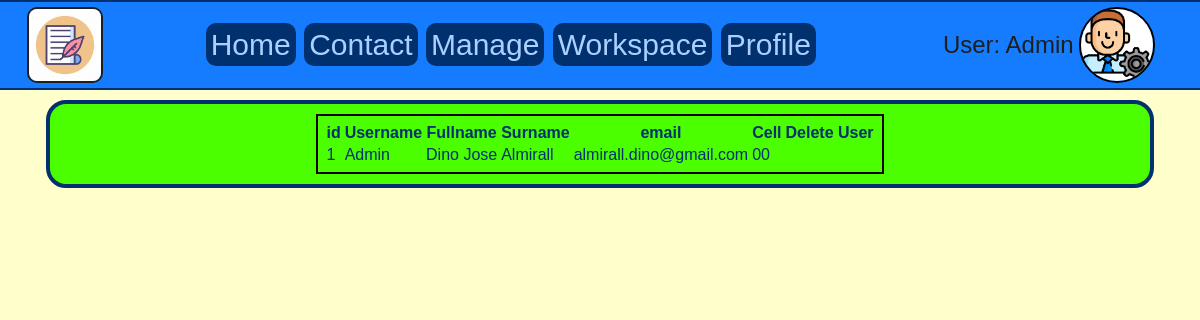
The page /profiles/Admin/manage.php (signed in) on the database its author committed.
### tables this page shows
CREATE TABLE `users` (
  `id` int(11) NOT NULL,
  `username` tinytext NOT NULL,
  `fullname` tinytext DEFAULT NULL,
  `surname` tinytext NOT NULL,
  `DOB` date DEFAULT NULL,
  `email` tinytext NOT NULL,
  `cell` varchar(15) DEFAULT NULL,
  `password` longtext NOT NULL,
  `bio` text DEFAULT NULL,
  `profile_img` tinytext DEFAULT NULL,
  `last_read` tinytext NOT NULL,
  `last_chapter` tinytext NOT NULL,
  `line_space` int(11) NOT NULL DEFAULT 0,
  `font_size` int(11) NOT NULL DEFAULT 14
);

### profiles/Admin/manage.php (the view, shortened to what this page needs)
<?php
  require "../../includes/dbh.inc.php";
  if (isset($_SESSION['WRITERname'])) {$user = $_SESSION['WRITERname'];}
?>
<!DOCTYPE html>
<html>
  <head>
    <link rel="stylesheet" href="../../css/contacts.css">
    <link rel="stylesheet" href="../../css/general.css">
    <link rel="stylesheet" href="../../css/HMF.css">
    <link rel="stylesheet" href="../../css/home.css">
    <link rel="stylesheet" href="../../css/links.css">
    <link rel="stylesheet" href="../../css/manage.css">
    <link rel="stylesheet" href="../../css/profile.css">
  </head>
  <body>
    <header>
      <div class="header">
        <div class="Logo">
          <img src="../../img/writer_icon.png">
        </div>
        <div class="navbar">
          <div id="broad">
            <a href="../../index.php">Home</a>
            <a href="../../contacts.php">Contact</a>
            <a href="./manage.php">Manage</a>
            <a href="../../workspace/workspace.php">Workspace</a>
            <a href="../../profile.php">Profile</a>
          </div>
        </div>
        <div class="Profile">
          <div class="Username">
            <?php echo '<p>User: '.$user.'</p>'; ?>
          </div>
          <div class="Profile_image">
            <?php
            $query = "SELECT profile_img FROM users WHERE username='$user';";
            $result = mysqli_query($conn, $query);
            if (mysqli_num_rows($result) > 0) {
              while($row = mysqli_fetch_assoc($result)) {
                $profile_img = $row['profile_img'];
                echo '<img src="/Project033/img/profile_img/'.$profile_img.'" id="Profile_image" onclick="logout()" style="cursor:pointer;">';
              }
            }else {
              echo $query;
            }
             ?>
          </div>
        </div>
      </div>
    </header>
<main>
<table style="border:2px #000 solid;margin:auto auto;padding:5px;">
  <tr>
    <th>id</th>
    <th>Username</th>
    <th>Fullname</th>
    <th>Surname</th>
    <th>email</th>
    <th>Cell</th>
    <th>Delete User</th>
  </tr>
  <?php
  require '../../includes/dbh.inc.php';
  $sql ="SELECT * FROM users";
  $result = mysqli_query($conn,$sql);
  if (mysqli_num_rows($result) > 0) {
    while($row = mysqli_fetch_array($result)){
      echo '
        <tr>
        <td>'.$row["id"].'</td>
        <td>'.$row["username"].'</td>
        <td>'.$row["fullname"].'</td>
        <td>'.$row["surname"].'</td>
        <td>'.$row["email"].'</td>
        <td>'.$row["cell"].'</td>';
        echo '</tr>';
    }
  }
   ?>
</table>
</main>
</body>
</html>

### css/general.css (style rules this page uses)
body { background-color: #FFC; margin: 0; font-family: arial; }

### css/HMF.css (style rules this page uses)
header { padding: 5px; border-bottom: 2px #00306E solid; border-top: 2px #00306E solid; background-color: #157CFF; color: #000000; margin: 0; }
.header { display: grid; grid-template-columns: 10% 65% 25%; height: calc(6vw + 4px); }
.header .Logo { margin: auto auto; height: calc(6vw + 4px); }
.header .Logo img { height: 6vw; max-width: 200px; border: 2px #1C1F1C solid; border-radius: 10px; margin: 0; }
.navbar { margin: auto auto; display: flex; }
.navbar a { color: #ABD0FF; font-size: 2.5vw; text-align: center; margin:2px; padding: 5px; text-decoration: none; border: none; border-radius: 10px; background-color: #00306E; }
.Profile { margin: auto auto; height: calc(6vw + 4px); display: flex; }
.Username { margin: auto auto; }
.Username p { font-size: 2vw; padding: 5px; color: #1C1F1C; margin: 0; white-space: nowrap; overflow: hidden; text-overflow: ellipsis; }
.Profile .Profile_image img { border-radius: 50%; border: 2px #000 solid; height: 6vw; margin: 0; }
main { width: 90%; margin: 10px auto; border: 4px #00306E solid; border-radius: 20px; background-color: #4CFF00; color: #00306E; padding: 10px; }

### rows shown on the page
users: profile_img (picture), id "1", username "Admin", fullname "Dino Jose", surname "Almirall", email "almirall.dino@gmail.com", cell "00"

### other values the page prints
$user "Admin"
